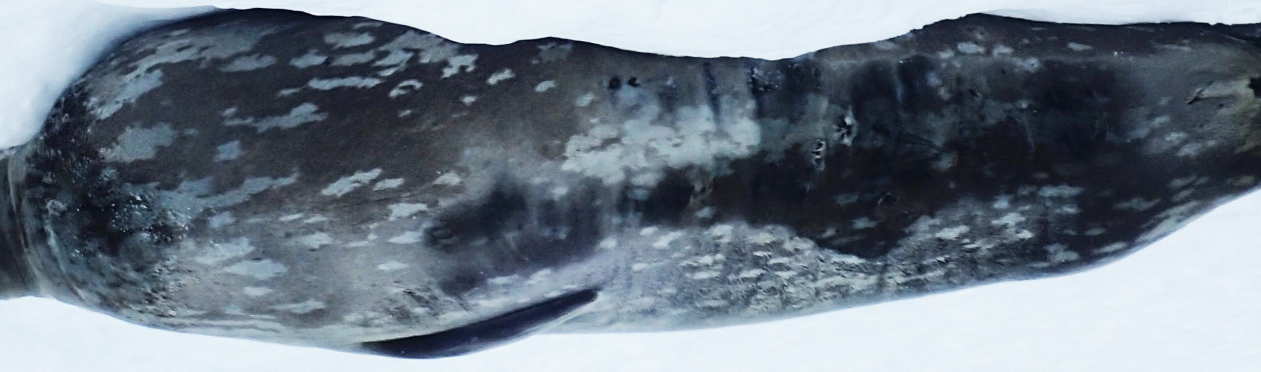
#> input picture images/test1.jpg, 2521 x 744 px (shown at 1/2 size)
$ python gamma_search.py   (Python 2 division)
#> lines starting #> are read from the running program, lines starting #| are printed output that depends on the picture; after the words box and inside, x2 and y2 are one past the last pixel; in counts of white or black regions, pixels touching at a corner belong together
#!/usr/bin/env python2

"""
Created on Tue Jul 19 11:42:09 2016
@author: Sebastian

This function incorporates the gamma_adjust.py function.
It applies different gamma correction values to the same image, from 0.1 to 5.0 in increments of 0.1.
It stores these images to disk and also creates an edge-detection array for each which is used in
gamma_edges.py to calculate the most "complex," or the seal with the most edge pixels.
Writing to disk can be disable by muting line 66 (cv2.imwrite line).

gamma_search.py and gamma_edges.py are incorporated into watershed.py

gamma_search(image)

image : an image object
"""

import cv2, os
import numpy as np
from matplotlib import pyplot as plt

# Load image as greyscale
input_data = cv2.imread(os.path.join("images","test1.jpg"), 0)
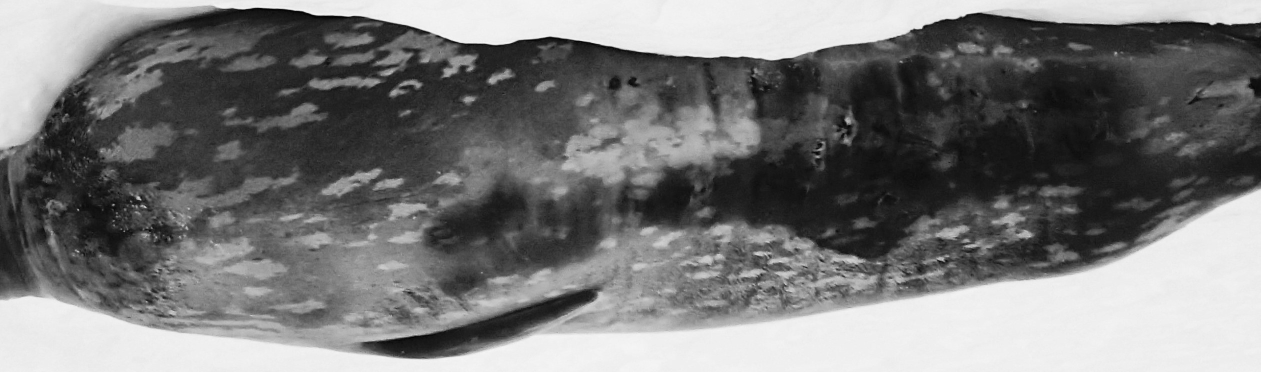
#> input_data: shape (744, 2521) (shown at 1/2 size); min 0, max 254, mean 120.1

def gamma_search(image):
    # Gamma correction function (from http://stackoverflow.com/questions/11211260/gamma-correction-power-law-transformation)
    def gamma(image,gamma = 0.5):
        img_float = np.float32(image)
        max_pixel = np.max(img_float)
        #image pixel normalisation
        img_normalised = img_float/max_pixel
        #gamma correction exponent calulated
        gamma_corr = np.log(img_normalised)*gamma
        #gamma correction being applied
        gamma_corrected = np.exp(gamma_corr)*255.0
        #conversion to unsigned int 8 bit
        gamma_corrected = np.uint8(gamma_corrected)
        return gamma_corrected

    trash = image[:].copy()

    # Generate a range of gamma levels to test against
    gamma_values = np.arange(0.1, 5.1, 0.1)
    output_images = []
    edge_images = []

    # Create directory to save images
    folder_name = "output"
    if not os.path.exists(folder_name):
        os.mkdir(folder_name)

    for gamma_level, index in zip(gamma_values, range(gamma_values.size)):
        gamma_data = gamma(input_data, gamma_level)                                                                       #gamma
        histogram_data = cv2.equalizeHist(src=gamma_data, dst=trash)                                                      #histogram
        # TODO clean up noise
        #blur_data = cv2.bilateralFilter(histogram_data, 15, 75, 75)
        threshold_data = cv2.adaptiveThreshold(histogram_data, 240, cv2.ADAPTIVE_THRESH_GAUSSIAN_C,cv2.THRESH_BINARY, 201, 2) #threshold
        output_images.append(threshold_data)
        file_name = "image_{0:03d}.jpg".format(index)
        # run edge detection
        edge_data = cv2.Canny(threshold_data, 0, 255)
        # get edge pixels
        edge_images.append(edge_data)
        cv2.imwrite(os.path.join(folder_name, file_name), threshold_data) #save in output folder
#> this loop made 50 passes
#> pass 1, in gamma, `gamma_corrected = np.exp(gamma_corr)*255.0`:
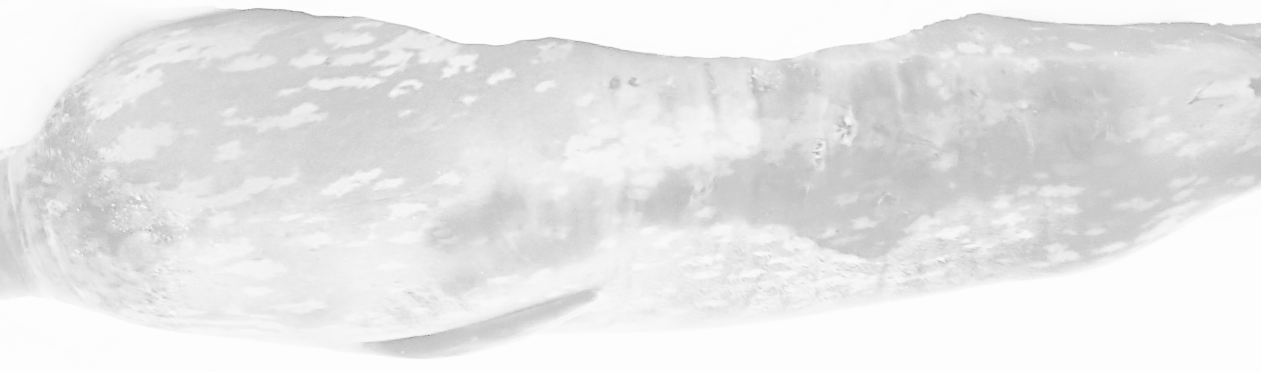
#> gamma_corrected: shape (744, 2521) float32 (shown at 1/2 size); min 0, max 255, mean 231.1
#> after the loop:
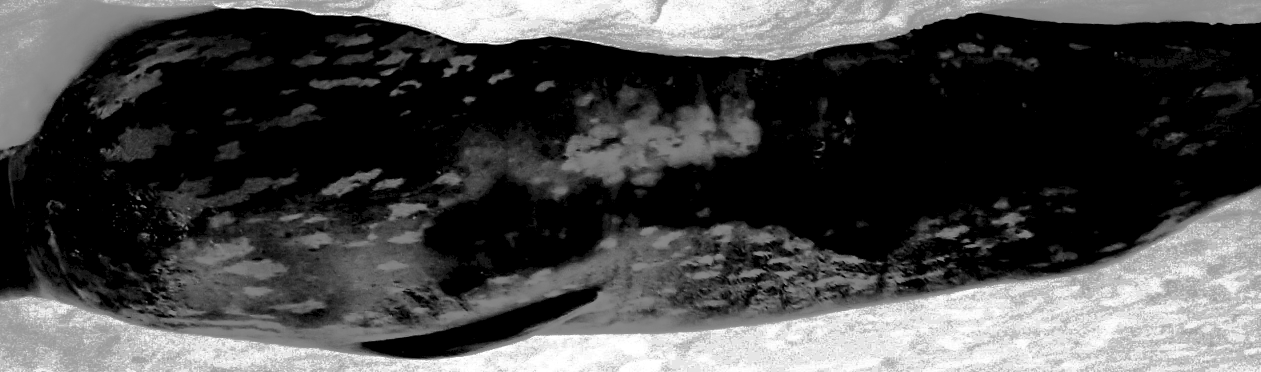
#> histogram_data: shape (744, 2521) (shown at 1/2 size); min 0, max 255, mean 72.5
#> after the loop:
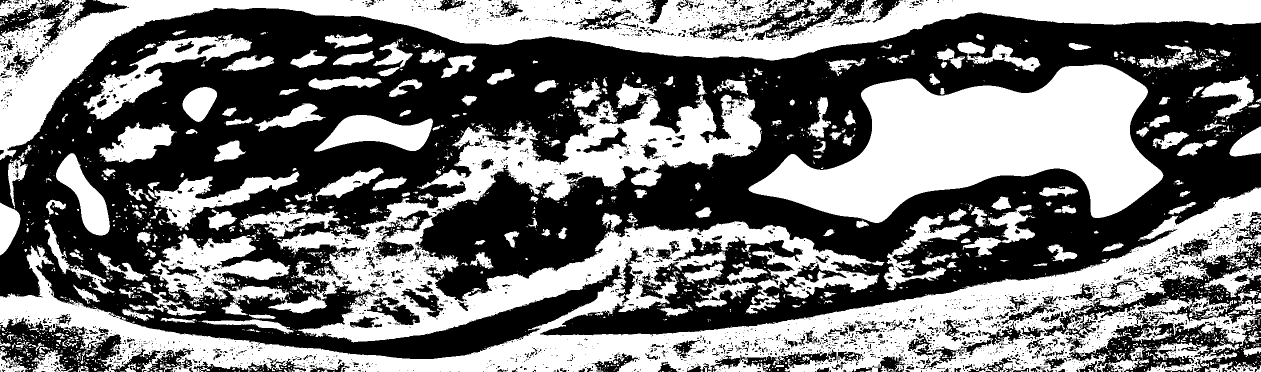
#> threshold_data: shape (744, 2521) (shown at 1/2 size); values 0 (black) and 240 (white), 46.7% white; 2304 white regions (1884 under 20 px), largest, box (x1, y1, x2, y2) and area: (0, 151, 2521, 744) 384308, (0, 0, 2521, 320) 160320, (1497, 129, 2327, 446) 140370
#> after the loop, edge_images = 50 items; output_images = 50 items

    max_pixels = 0
    max_gamma = None
    max_index = 0

    for edge_data, index in zip(edge_images, range(len(edge_images))):
        pixel_sum = np.sum(edge_data)
        if pixel_sum > max_pixels :
            max_pixels = pixel_sum
            max_gamma = edge_data
            max_index = index
#> this loop made 50 passes
#> (pixel_sum, max_pixels) on passes 1, 2, 3, 4, 5, 7, 17, 18, 20, 23: (32986290, 32986290), (37632135, 37632135), (39503070, 39503070), (40128330, 40128330), (41354370, 41354370), (42151245, 42151245), (42183885, 42183885), (42238710, 42238710), (42363660, 42363660), (42638805, 42638805)
#> pixel_sum on passes 6, 8, 9, 10, 11, 12: 40789035, 40828815, 42054600, 42046950, 42055620, 42038280
#> pass 1, in gamma_search, `max_gamma = edge_data`:
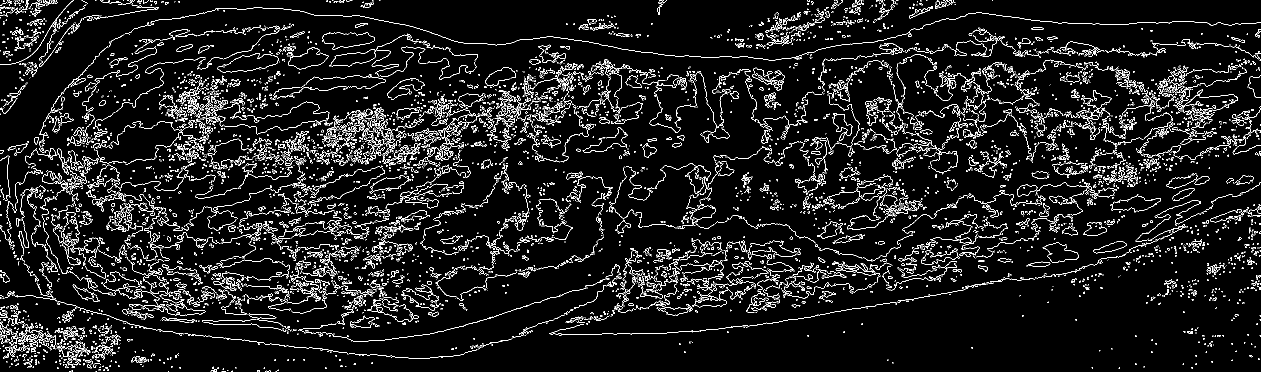
#> max_gamma: shape (744, 2521) (shown at 1/2 size); 6.9% white in thin lines or dots
#> after the loop:
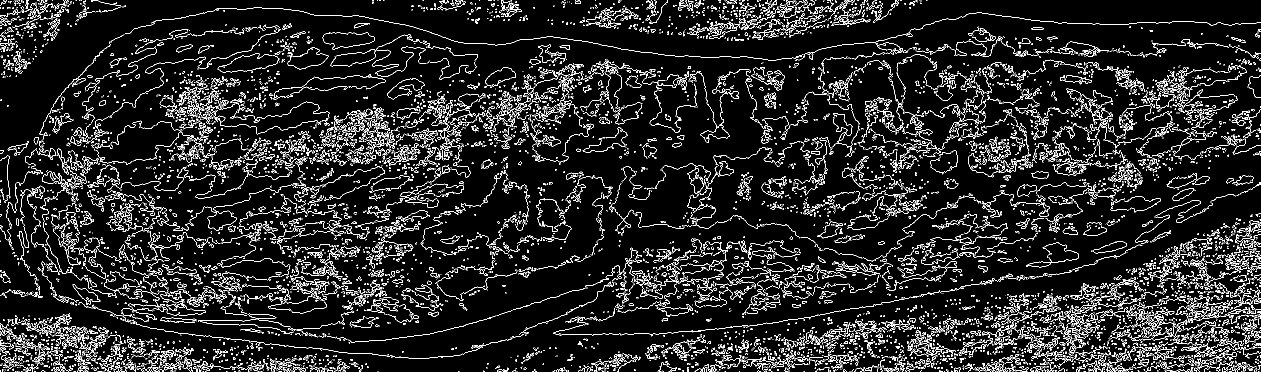
#> max_gamma: shape (744, 2521) (shown at 1/2 size); 8.9% white in thin lines or dots
#> after the loop, max_index = 22; max_pixels = 42638805
    print max_index
#| 22
    return output_images[max_index]
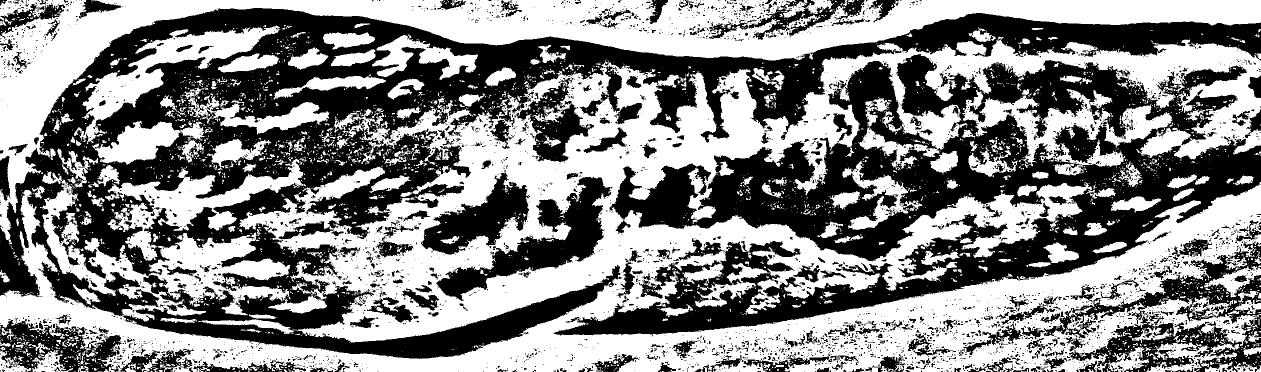
#> returned value: shape (744, 2521) (shown at 1/2 size); values 0 (black) and 240 (white), 53.3% white; 4157 black regions (3611 under 20 px), largest, box (x1, y1, x2, y2) and area: (0, 16, 2521, 718) 397339, (1107, 108, 2521, 673) 283657, (2080, 482, 2521, 744) 33964

output = gamma_search(input_data)

$ run again, with images/test0.jpg copied over images/test1.jpg
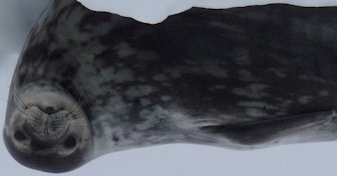
#> input picture images/test0.jpg, 337 x 176 px
#> after the loop in gamma_search, `for gamma_level, index in zip(gamma_values, range(gamma_values.size)):`:
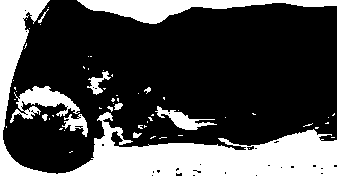
#> threshold_data: shape (176, 337); values 0 (black) and 240 (white), 28.8% white; 59 white regions (48 under 20 px), largest, box (x1, y1, x2, y2) and area: (0, 0, 337, 176) 12032, (77, 0, 337, 24) 2610, (10, 86, 80, 123) 1065
#> after the loop in gamma_search, `for gamma_level, index in zip(gamma_values, range(gamma_values.size)):`: edge_images = 50 items
#> the loop in gamma_search, `for edge_data, index in zip(edge_images, range(len(edge_images))):` made 50 passes
#> (pixel_sum, max_pixels, max_index) on passes 1, 5: (1234200, 1234200, 0), (1243380, 1243380, 4)
#> after the loop in gamma_search, `for edge_data, index in zip(edge_images, range(len(edge_images))):`: max_index = 4; max_pixels = 1243380
#| 4
#> in gamma_search, `return output_images[max_index]`:
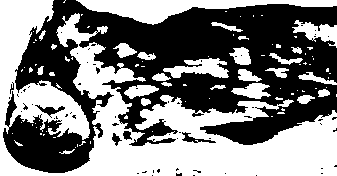
#> returned value: shape (176, 337); values 0 (black) and 240 (white), 49.7% white; 95 white regions (68 under 20 px), largest, box (x1, y1, x2, y2) and area: (0, 0, 337, 176) 22482, (76, 0, 337, 25) 2711, (163, 58, 229, 78) 744

$ run again, with images/test10.JPG copied over images/test1.jpg
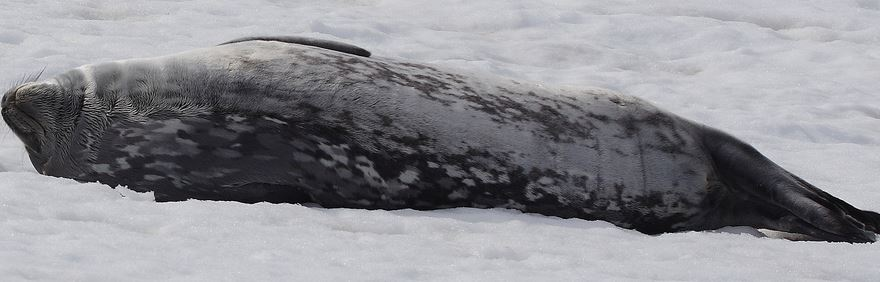
#> input picture images/test10.JPG, 880 x 282 px
#> after the loop in gamma_search, `for gamma_level, index in zip(gamma_values, range(gamma_values.size)):`:
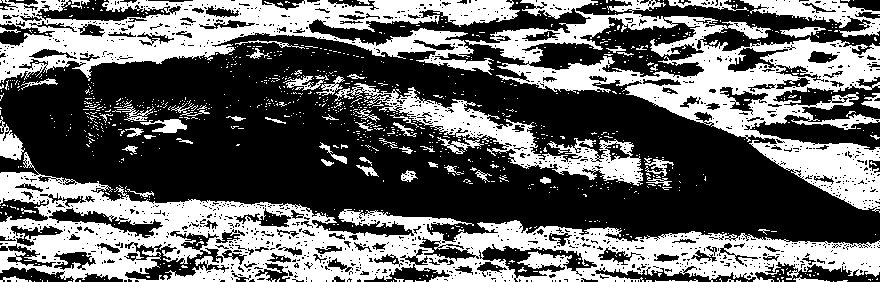
#> threshold_data: shape (282, 880); values 0 (black) and 240 (white), 40% white; 1017 white regions (952 under 20 px), largest, box (x1, y1, x2, y2) and area: (0, 152, 880, 282) 38501, (465, 0, 880, 213) 24664, (0, 0, 520, 83) 19273
#> after the loop in gamma_search, `for gamma_level, index in zip(gamma_values, range(gamma_values.size)):`: edge_images = 50 items
#> the loop in gamma_search, `for edge_data, index in zip(edge_images, range(len(edge_images))):` made 50 passes
#> (pixel_sum, max_pixels) on passes 1, 2, 3, 5, 23, 26, 27, 29: (8062845, 8062845), (8686575, 8686575), (8805660, 8805660), (8811525, 8811525), (8813820, 8813820), (8837790, 8837790), (8867625, 8867625), (8868135, 8868135)
#> after the loop in gamma_search, `for edge_data, index in zip(edge_images, range(len(edge_images))):`: max_index = 31; max_pixels = 8884710
#| 31
#> in gamma_search, `return output_images[max_index]`:
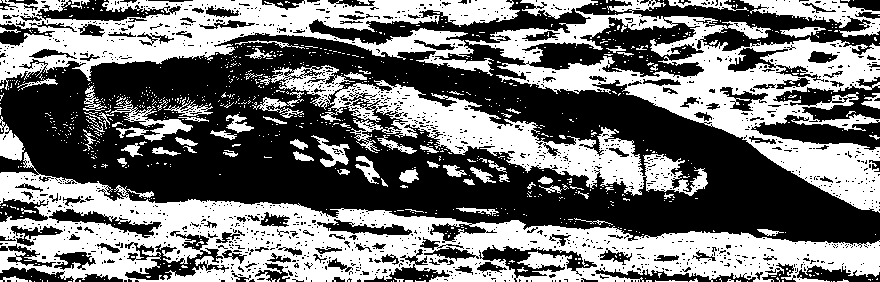
#> returned value: shape (282, 880); values 0 (black) and 240 (white), 45.4% white; 932 white regions (849 under 20 px), largest, box (x1, y1, x2, y2) and area: (0, 152, 880, 282) 41488, (465, 0, 880, 213) 25284, (0, 0, 520, 90) 19468

$ run again, with images/test11.jpg copied over images/test1.jpg
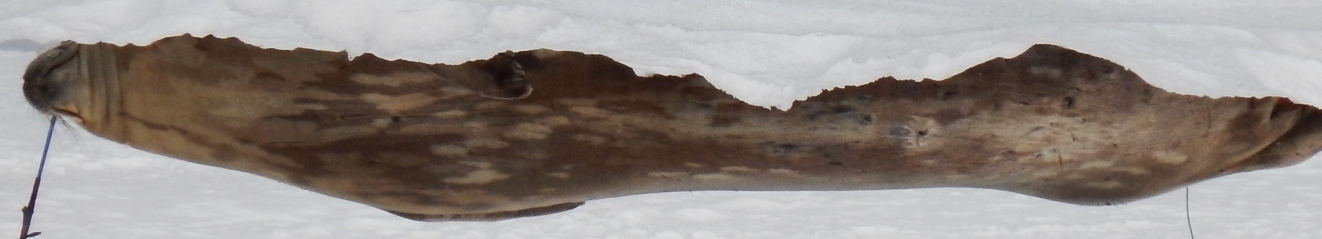
#> input picture images/test11.jpg, 2643 x 478 px (shown at 1/2 size)
#> after the loop in gamma_search, `for gamma_level, index in zip(gamma_values, range(gamma_values.size)):`: edge_images = 50 items
#> the loop in gamma_search, `for edge_data, index in zip(edge_images, range(len(edge_images))):` made 50 passes
#> (pixel_sum, max_pixels) on passes 1, 2, 24, 25, 27, 28, 29, 33: (24578175, 24578175), (27569835, 27569835), (27583350, 27583350), (27606555, 27606555), (27637920, 27637920), (27654495, 27654495), (27694275, 27694275), (27824070, 27824070)
#> after the loop in gamma_search, `for edge_data, index in zip(edge_images, range(len(edge_images))):`: max_index = 39; max_pixels = 27980130
#| 39
#> in gamma_search, `return output_images[max_index]`:
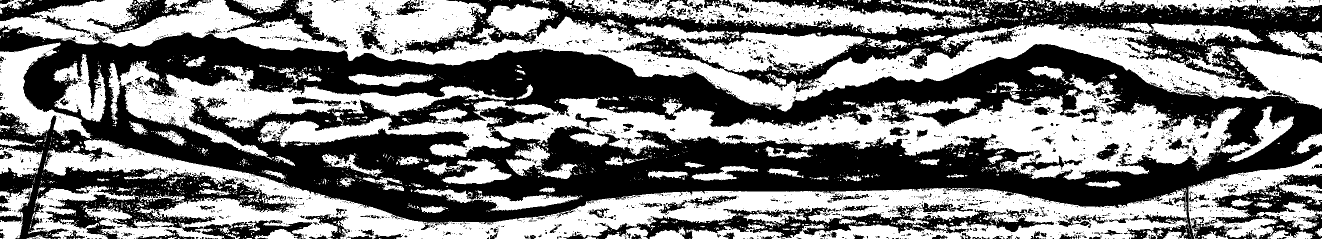
#> returned value: shape (478, 2643) (shown at 1/2 size); values 0 (black) and 240 (white), 49.5% white; 2572 white regions (2312 under 20 px), largest, box (x1, y1, x2, y2) and area: (0, 0, 2643, 223) 176690, (86, 279, 2377, 478) 131209, (515, 147, 2588, 360) 124568
